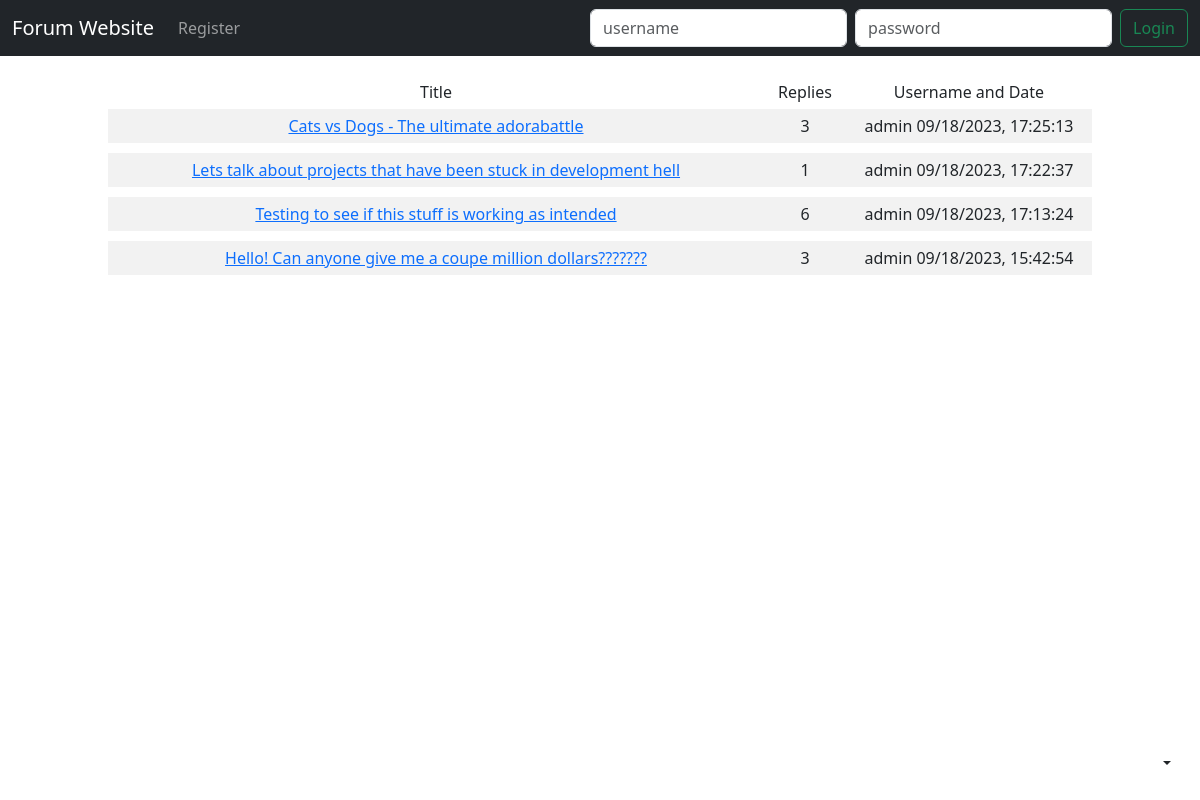
The app's page /, older data.
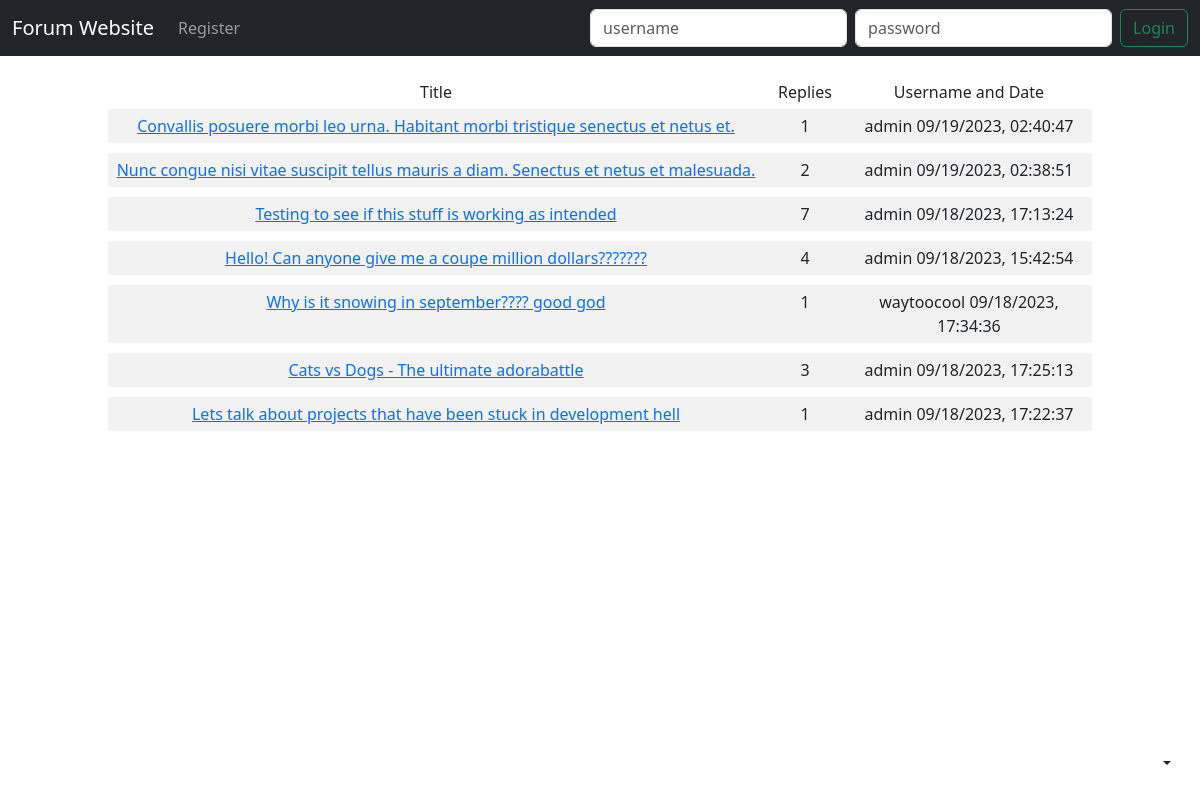
The same page, newer data.
### main.py (models this page shows)
class Post(UserMixin, db.Model):
    __tablename__ = "posts"
    post_id = db.Column(db.Integer, primary_key=True)
    title = db.Column(db.String(50), nullable=False)
    body = db.Column(db.String(1000), nullable=False)
    date = db.Column(db.String(50), nullable=False)
    reply_count = db.Column(db.Integer, nullable=False)
    last_reply = db.Column(db.String(50), nullable=False)
    author_id = db.Column(db.String(30), db.ForeignKey('users.username'), nullable=False)

### main.py (the view)
@app.route("/", methods=["GET", "POST"])
def home_page():
    page_title = "Home Page"
    all_posts = db.session.query(Post).order_by(Post.last_reply.desc()).all()
    return render_template("index.html", page_title=page_title, current_user=current_user, all_posts=all_posts)

### templates/index.html (shortened to what this page needs)
{% include "header.html" %}
<div id="main-content">
    <div class="row mb-3 text-center">
        <div class="col-md-8 themed-grid-col">Title</div>
        <div class="col-md-1 themed-grid-col">Replies</div>
      <div class="col-md-3 themed-grid-col">Username and Date</div>
        {% for post in all_posts %}
        <div class="col-md-8 themed-grid-col index-style"><a href="show_post/{{ post.post_id }}">{{ post.title }}</a></div>
        <div class="col-md-1 themed-grid-col index-style">{{ post.reply_count }}</div>
        <div class="col-md-3 themed-grid-col index-style">{{ post.author_id }} {{ post.date }}</div>
        {% endfor %}
    </div>
</div>
</body>
</html>

### templates/header.html (shortened to what this page needs)
<!DOCTYPE html>
<html lang="en">
<head>
    <link href="https://cdn.jsdelivr.net/npm/bootstrap@5.3.2/dist/css/bootstrap.min.css" rel="stylesheet">
    <link href="../static/css/style.css" rel="stylesheet">
</head>
<body>
<div class="dropdown position-fixed bottom-0 end-0 mb-3 me-3 bd-mode-toggle">
      <button class="btn btn-bd-primary py-2 dropdown-toggle d-flex align-items-center"
              id="bd-theme"
              type="button"
              aria-expanded="false"
              data-bs-toggle="dropdown"
              aria-label="Toggle theme (auto)">
        <svg class="bi my-1 theme-icon-active" width="1em" height="1em"><use href="#circle-half"></use></svg>
      </button>
    </div>
<nav class="navbar navbar-expand-md navbar-dark bg-dark mb-4">
  <div class="container-fluid">
    <a class="navbar-brand" href="/">Forum Website</a>
    <div class="collapse navbar-collapse" id="navbarCollapse">
      <ul class="navbar-nav me-auto mb-2 mb-md-0">
        <li class="nav-item">
          <a class="nav-link" href="/register">Register</a>
        </li>
      </ul><p class="login-error">{{ error }} </p>
      {% if current_user.is_authenticated: %}
        <a class="logout" href="/logout">Logout</a>
      {% else %}
      <form class="d-flex" action="/login" method="post">
        <input class="form-control me-2" type="text" name="usernameInput" placeholder="username" required>
        <input class="form-control me-2" type="password" name="passwordInput" placeholder="password" required>
        <button class="btn btn-outline-success" type="submit">Login</button>
      </form>
      {% endif %}
    </div>
  </div>
</nav>

### static/css/style.css (style rules this page uses)
div#main-content { width: 80%; margin: 0 auto; }
div.index-style { background-color: #f2f2f2; padding: 5px; margin: 5px 0; }

Row changes from the older to the newer data that the page shows:
added Post: title "Convallis posuere morbi leo urna. Habitant morbi tristique senectus et netus et.", reply_count "1", author_id "admin", date "09/19/2023, 02:40:47"
added Post: title "Nunc congue nisi vitae suscipit tellus mauris a diam. Senectus et netus et malesuada.", reply_count "2", author_id "admin", date "09/19/2023, 02:38:51"
changed Post "Testing to see if this stuff is working as intended": reply_count "6" → "7"; moves up the list
changed Post "Hello! Can anyone give me a coupe million dollars???????": reply_count "3" → "4"; moves up the list
added Post: title "Why is it snowing in september???? good god", reply_count "1", author_id "waytoocool", date "09/18/2023, 17:34:36"
